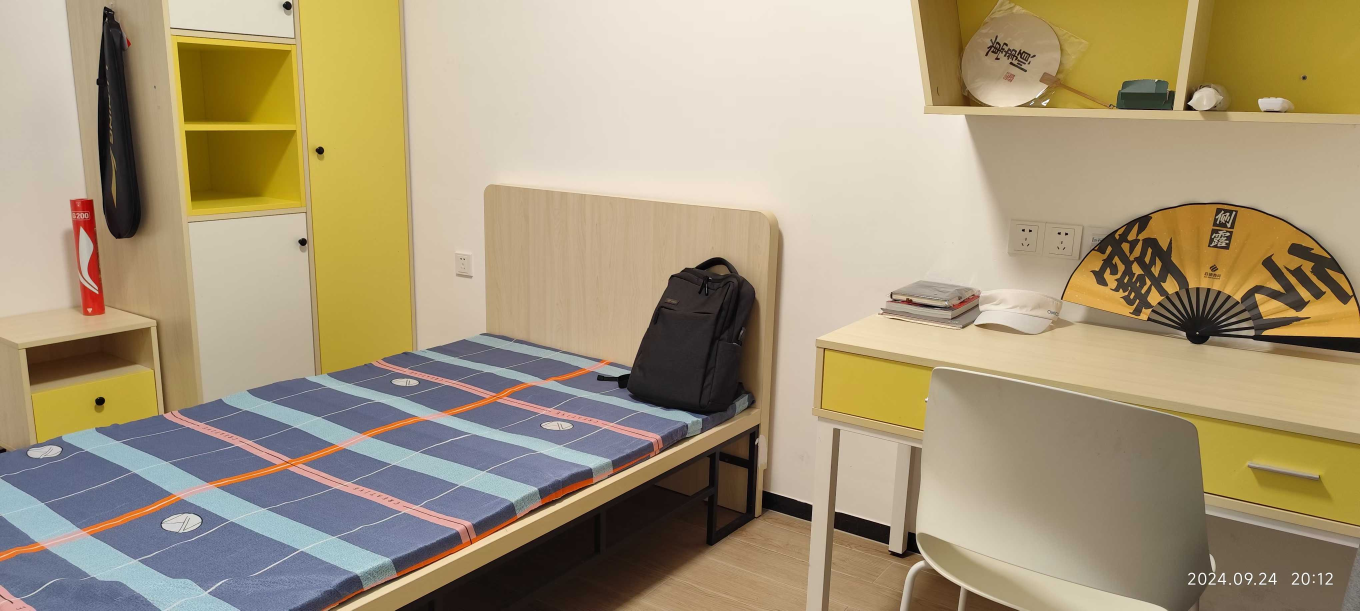
#> input picture assets/IndoorLayout/微信图片_2025-09-26_232851_055.jpg, 4080 x 1832 px (shown at 1/3 size)
$ python -i prep_graph_data.py   (imports and definitions only)
#> lines starting #> are read from the running program, lines starting #| are printed output that depends on the picture; after the words box and inside, x2 and y2 are one past the last pixel; in counts of white or black regions, pixels touching at a corner belong together
#> further down, picture is the input picture: shape (1832, 4080, 3); mean B, G, R 123, 151.9, 167
import os
import numpy as np
from PIL import Image
import torch
from pathlib import Path
import cv2
from skimage.transform import estimate_transform, AffineTransform
from skimage.feature import match_template
import matplotlib.pyplot as plt
import shutil
import matplotlib
# 设置matplotlib使用Agg后端，避免需要GUI
# [1 line not run here, left out]

class PrepRelationMatrix():
    def __init__(self, distance_thresh=512, overlap_thresh=0.00):
        """
        初始化关系矩阵构建器
        :param distance_thresh: 中心点距离阈值，用于判断接触关系
        :param overlap_thresh: 重叠面积阈值，用于区分接触和重叠
        """
        self.distance_thresh = distance_thresh
        self.overlap_thresh = overlap_thresh
        # 方向关系编码
        self.direction_codes = {
            "右": 1, "右下": 2, "下": 3, "左下": 4,
            "左": 5, "左上": 6, "上": 7, "右上": 8
        }
        # 接触关系编码
        self.contact_codes = {
            "分离": 0, "接触": 1, "重叠": 2
        }
        # 创建关系矩阵保存目录
        self.relations_dir = Path("relations_matrices")
        self.relations_dir.mkdir(exist_ok=True)
        # 创建可视化结果保存目录
        self.vis_dir = Path("relations_visualization")
        self.vis_dir.mkdir(exist_ok=True)

    # [73 lines left out: functions encode_parts, get_direction_relation, check_bbox_overlap, analyze_spatial_relation, inverse_direction, not called in this run]

    def extract_mask(self, img):
        """从图像中提取二值掩码"""
        if len(img.shape) == 3:
            # 彩色图像
            if img.shape[2] == 4:  # 带alpha通道
                mask = img[:, :, 3] > 0
            else:  # RGB图像
                # 转为灰度图
                gray = cv2.cvtColor(img, cv2.COLOR_BGR2GRAY)
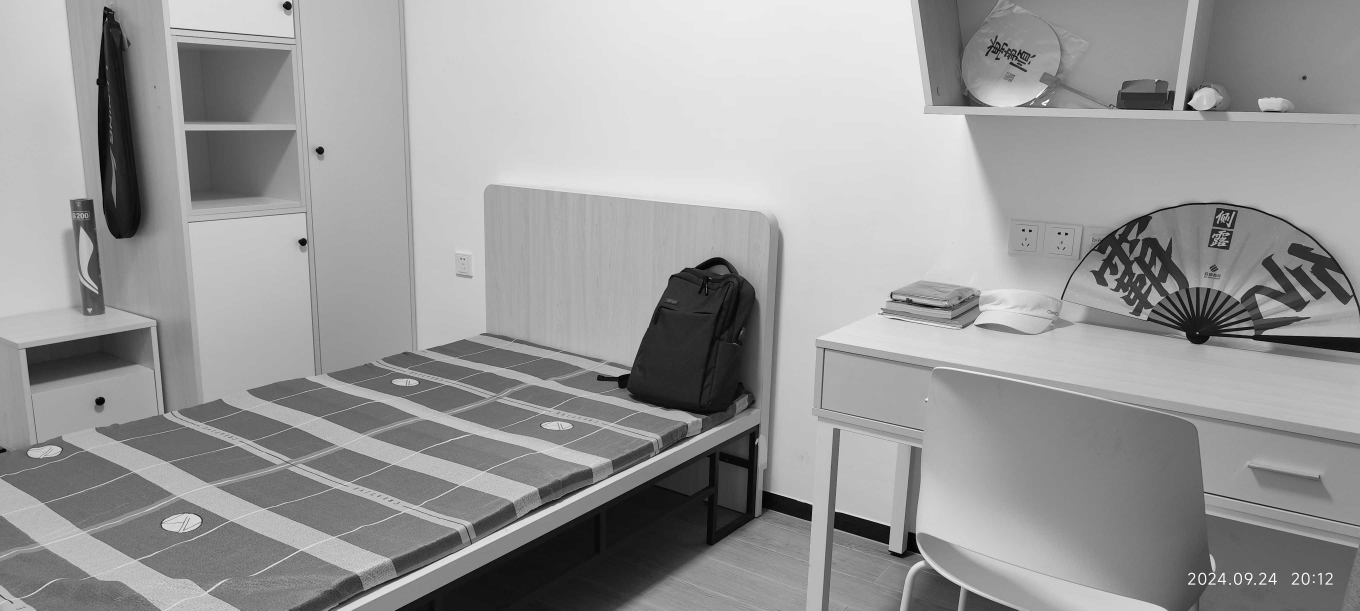
#> gray: shape (1832, 4080) (shown at 1/3 size); min 0, max 255, mean 153.1
                # 二值化
                _, mask = cv2.threshold(gray, 10, 255, cv2.THRESH_BINARY)
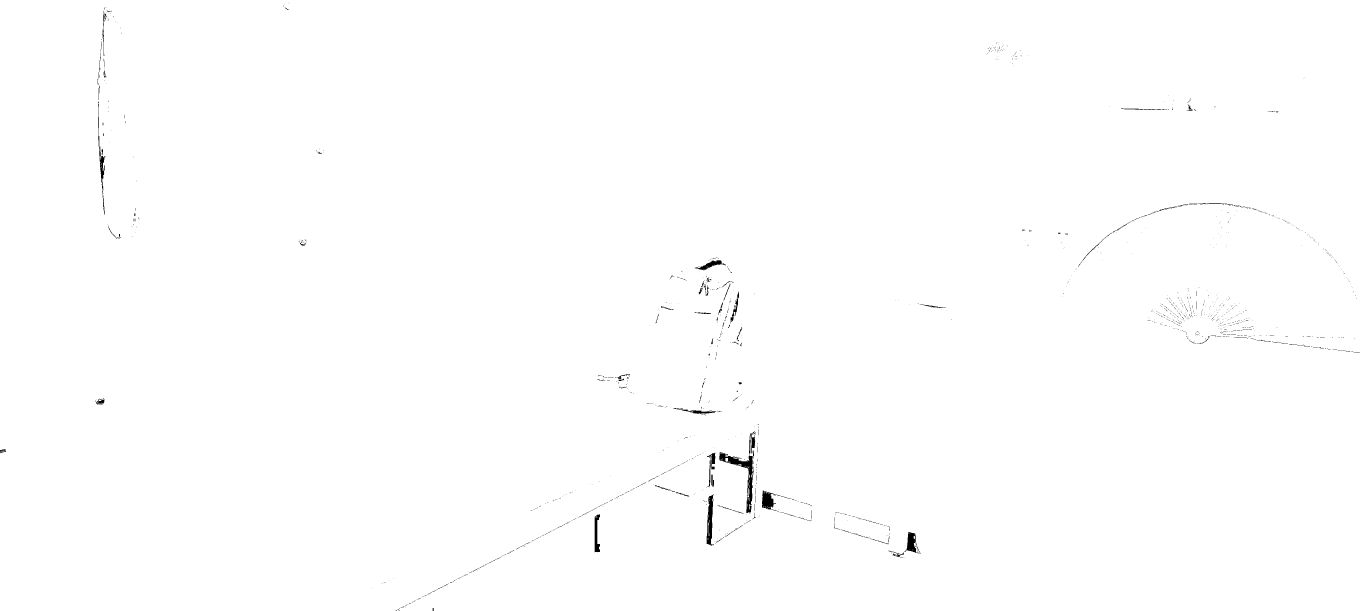
#> mask: shape (1832, 4080) (shown at 1/3 size); 99.7% white; 1456 black regions (1349 under 20 px), largest, box (x1, y1, x2, y2) and area: (2158, 1294, 2266, 1540) 4332, (2120, 1483, 2142, 1637) 1944, (2286, 1472, 2342, 1533) 1535
                mask = mask > 0
        else:
            # 灰度图像
            _, mask = cv2.threshold(img, 10, 255, cv2.THRESH_BINARY)
            mask = mask > 0

        return mask

    # [490 lines left out: functions estimate_affine_transform, find_part_in_target, process_relations, save_relation_matrix, visualize_relation_matrix, batch_process_directory, not called in this run]

>>> import cv2
>>> picture = cv2.imread('../assets/IndoorLayout/微信图片_2025-09-26_232851_055.jpg')
>>> result = PrepRelationMatrix().extract_mask(picture)
